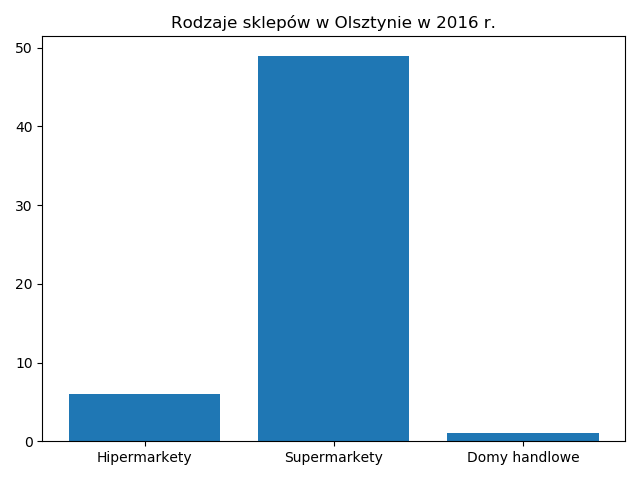

Recreate this plot in Python.
import numpy as np
import pandas as pd
import matplotlib.pyplot as plt

data = pd.read_csv("sklepy.csv", index_col=0)
rok16 = data[data["Rok"] == 2016]["Liczba obiektów"]
x = np.arange(len(rok16))
plt.bar(x, rok16)
plt.title("Rodzaje sklepów w Olsztynie w 2016 r.")
plt.xticks(x, rok16.index)
plt.show()
